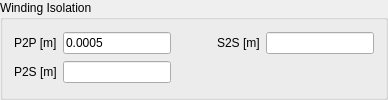
                 <widget class="QGroupBox" name="groupBox_6">
                  <property name="title">
                   <string>Winding Isolation</string>
                  </property>
                  <layout class="QGridLayout" name="gridLayout_8">
                   <item row="1" column="1">
                    <widget class="QLineEdit" name="md_isolation_p2s_lineEdit"/>
                   </item>
                   <item row="0" column="4">
                    <widget class="QLineEdit" name="md_isolation_s2s_lineEdit"/>
                   </item>
                   <item row="1" column="0">
                    <widget class="QLabel" name="md_isolation_p2s_label">
                     <property name="text">
                      <string>P2S [m]</string>
                     </property>
                    </widget>
                   </item>
                   <item row="0" column="1">
                    <widget class="QLineEdit" name="md_isolation_p2p_lineEdit">
                     <property name="text">
                      <string>0.0005</string>
                     </property>
                    </widget>
                   </item>
                   <item row="0" column="3">
                    <widget class="QLabel" name="md_isolation_s2s_label">
                     <property name="text">
                      <string>S2S [m]</string>
                     </property>
                    </widget>
                   </item>
                   <item row="0" column="0">
                    <widget class="QLabel" name="md_isolation_p2p_label">
                     <property name="text">
                      <string>P2P [m]</string>
                     </property>
                    </widget>
                   </item>
                   <item row="0" column="2">
                    <spacer name="horizontalSpacer_18">
                     <property name="orientation">
                      <enum>Qt::Horizontal</enum>
                     </property>
                     <property name="sizeHint" stdset="0">
                      <size>
                       <width>40</width>
                       <height>20</height>
                      </size>
                     </property>
                    </spacer>
                   </item>
                   <item row="1" column="2">
                    <spacer name="horizontalSpacer_19">
                     <property name="orientation">
                      <enum>Qt::Horizontal</enum>
                     </property>
                     <property name="sizeHint" stdset="0">
                      <size>
                       <width>40</width>
                       <height>20</height>
                      </size>
                     </property>
                    </spacer>
                   </item>
                  </layout>
                 </widget>
